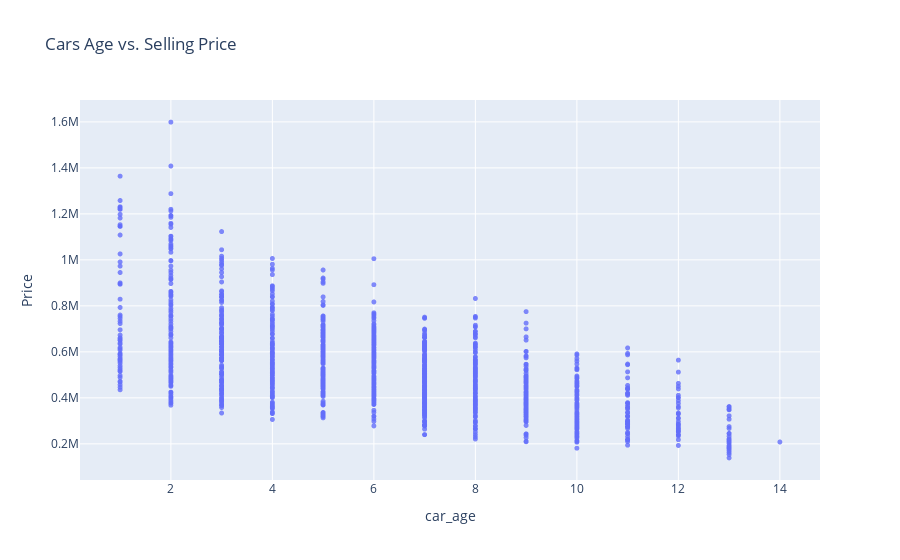

Notebook source saved alongside this figure:
### Markdown cell above
### **Using a Scatter Plot to Observing Cars Age vs Selling Price :**

### Code cell
fig = px.scatter(cars_24_data_frame, 
                 x=cars_24_data_frame['car_age'],
                 y=cars_24_data_frame['Price'], 
                 opacity=0.8, 
                 title='Cars Age vs. Selling Price')
fig.update_traces(marker_size=5)
fig.show()

### Figure 1 — Plotly figure (JSON) as saved in the notebook; plotly's stock layout.template omitted (floating-point values rounded to 4 significant figures; data arrays with more than 128 entries replaced by an {"elided": "..."} marker saying what was removed)
{"data": [{"hovertemplate": "car_age=%{x}<br>Price=%{y}<extra></extra>", "legendgroup": "", "marker": {"color": "#636efa", "opacity": 0.8, "size": 5, "symbol": "circle"}, "mode": "markers", "name": "", "showlegend": false, "type": "scattergl", "x": {"elided": "1445 int values"}, "xaxis": "x", "y": {"elided": "1445 int values"}, "yaxis": "y"}], "layout": {"legend": {"tracegroupgap": 0}, "title": {"text": "Cars Age vs. Selling Price"}, "xaxis": {"anchor": "y", "domain": [0, 1], "title": {"text": "car_age"}}, "yaxis": {"anchor": "x", "domain": [0, 1], "title": {"text": "Price"}}}}
